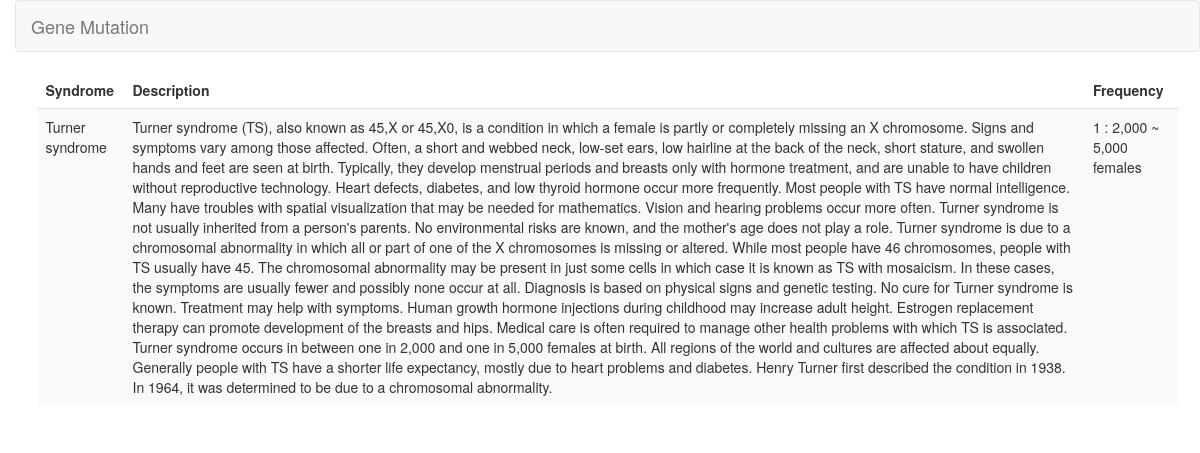
The app's page /mutation/xysyndro/1/ with its own data.
### mutation/models.py (models this page shows, shortened)
class Allo_Syndrome(models.Model):
    allo_syn_code = models.IntegerField(primary_key=True)
    allo_syn_name = models.CharField(max_length=30)
    allo_syn_desc = models.TextField(default='Fill')
    allo_syn_fre = models.CharField(max_length=30, default='Fill')

### mutation/views.py (the view)
# urls.py: path('xysyndro/<int:allo_syn_code>/', views.xysyndro, name='xysyndro'),
def xysyndro(request, allo_syn_code):
    xysyn_info = get_object_or_404(Allo_Syndrome, pk=allo_syn_code)
    return render(request, 'mutation/xysyndro.html', {'xysyn_info':xysyn_info})

### mutation/templates/mutation/xysyndro.html (shortened to what this page needs)
{% extends 'mutation/layout.html' %}
{% block content %}
<div class="container">
    <table class="table table-striped">
        <thead>
        <tr>
            <td><B>Syndrome</B></td>
            <td><B>Description</B></td>
            <td><B>Frequency</B></td>
        </tr>
        </thead>
        <tbody>
        <tr>
            <td>{{xysyn_info.allo_syn_name}}</td>
            <td>{{xysyn_info.allo_syn_desc}}</td>
            <td>{{xysyn_info.allo_syn_fre}}</td>
        </tr>
    </table>
{% endblock %}

### mutation/static/css/blog.css (style rules this page uses)
body { padding-left: 15px; }

### records on screen
Allo_Syndrome: allo_syn_name "Turner syndrome", allo_syn_desc "Turner syndrome (TS), also known as 45,X or 45,X0, is a condition in which a female is partly or completely missing an X chromosome. Signs and symptoms vary among those affected. Often, a short and webbed neck, low-set ears, low hairline at the back of the neck, short stature, and swollen hands and feet are seen at birth. Typically, they develop menstrual periods and breasts only with hormone treatment, and are unable to have children without reproductive technology. Heart defects, diabetes, and low thyroid hormone occur more frequently. Most people with TS have normal intelligence. Many have troubles with spatial visualization that may be needed for mathematics. Vision and hearing problems…", allo_syn_fre "1 : 2,000 ~ 5,000 females"
